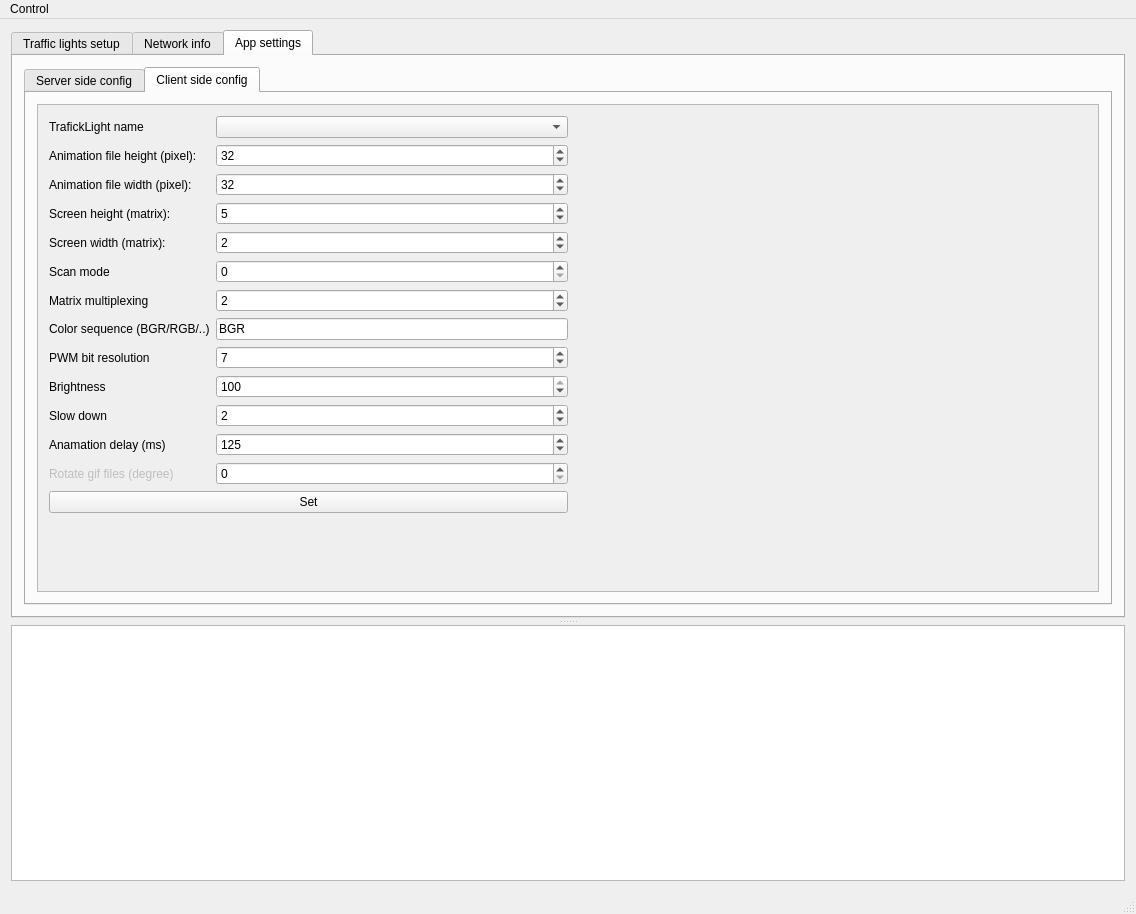
<?xml version="1.0" encoding="UTF-8"?>
<ui version="4.0">
 <class>MainWindow</class>
 <widget class="QMainWindow" name="MainWindow">
  <property name="geometry">
   <rect>
    <x>0</x>
    <y>0</y>
    <width>1136</width>
    <height>914</height>
   </rect>
  </property>
  <property name="windowTitle">
   <string>MainWindow</string>
  </property>
  <property name="iconSize">
   <size>
    <width>30</width>
    <height>30</height>
   </size>
  </property>
  <widget class="QWidget" name="centralWidget">
   <layout class="QGridLayout" name="gridLayout">
    <item row="0" column="1">
     <widget class="QSplitter" name="splitter">
      <property name="orientation">
       <enum>Qt::Vertical</enum>
      </property>
      <property name="handleWidth">
       <number>7</number>
      </property>
      <widget class="QTabWidget" name="tabWidget">
       <property name="currentIndex">
        <number>2</number>
       </property>
       <property name="iconSize">
        <size>
         <width>20</width>
         <height>20</height>
        </size>
       </property>
       <property name="elideMode">
        <enum>Qt::ElideNone</enum>
       </property>
       <widget class="QWidget" name="tabTraficLights">
        <attribute name="title">
         <string>Traffic lights setup</string>
        </attribute>
        <layout class="QGridLayout" name="gridLayout_4">
         <item row="0" column="0">
          <widget class="QSplitter" name="splitter_2">
           <property name="orientation">
            <enum>Qt::Horizontal</enum>
           </property>
           <widget class="QWidget" name="verticalLayoutWidget">
            <layout class="QVBoxLayout" name="verticalLayout">
             <property name="sizeConstraint">
              <enum>QLayout::SetMinimumSize</enum>
             </property>
             <item>
              <layout class="QHBoxLayout" name="hLayout">
               <item>
                <spacer name="verticalSpacer_2">
                 <property name="orientation">
                  <enum>Qt::Vertical</enum>
                 </property>
                 <property name="sizeHint" stdset="0">
                  <size>
                   <width>20</width>
                   <height>40</height>
                  </size>
                 </property>
                </spacer>
               </item>
               <item>
                <layout class="QGridLayout" name="gridLayout_7"/>
               </item>
              </layout>
             </item>
             <item>
              <layout class="QHBoxLayout" name="horizontalLayout_4">
               <property name="spacing">
                <number>3</number>
               </property>
               <property name="sizeConstraint">
                <enum>QLayout::SetMinimumSize</enum>
               </property>
               <item>
                <widget class="QLineEdit" name="leNewTimeEvent">
                 <property name="sizePolicy">
                  <sizepolicy hsizetype="Minimum" vsizetype="Minimum">
                   <horstretch>0</horstretch>
                   <verstretch>0</verstretch>
                  </sizepolicy>
                 </property>
                 <property name="maximumSize">
                  <size>
                   <width>80</width>
                   <height>16777215</height>
                  </size>
                 </property>
                 <property name="inputMask">
                  <string>99:99:99</string>
                 </property>
                 <property name="text">
                  <string>00:00:00</string>
                 </property>
                 <property name="maxLength">
                  <number>8</number>
                 </property>
                 <property name="frame">
                  <bool>false</bool>
                 </property>
                 <property name="cursorPosition">
                  <number>8</number>
                 </property>
                 <property name="placeholderText">
                  <string>hh:mm:ss</string>
                 </property>
                </widget>
               </item>
               <item>
                <widget class="QPushButton" name="pbAddEvent">
                 <property name="sizePolicy">
                  <sizepolicy hsizetype="Preferred" vsizetype="Fixed">
                   <horstretch>0</horstretch>
                   <verstretch>0</verstretch>
                  </sizepolicy>
                 </property>
                 <property name="text">
                  <string>addEvent</string>
                 </property>
                </widget>
               </item>
               <item>
                <widget class="QPushButton" name="pushButton_2">
                 <property name="sizePolicy">
                  <sizepolicy hsizetype="Preferred" vsizetype="Fixed">
                   <horstretch>0</horstretch>
                   <verstretch>0</verstretch>
                  </sizepolicy>
                 </property>
                 <property name="text">
                  <string>clear</string>
                 </property>
                </widget>
               </item>
              </layout>
             </item>
            </layout>
           </widget>
           <widget class="QTableWidget" name="tableWidgetScenario"/>
          </widget>
         </item>
        </layout>
       </widget>
       <widget class="QWidget" name="tabNetInfo">
        <attribute name="title">
         <string>Network info</string>
        </attribute>
        <layout class="QGridLayout" name="gridLayout_2">
         <item row="0" column="0">
          <widget class="QTableWidget" name="tableWidgetNetworkDevices">
           <property name="enabled">
            <bool>true</bool>
           </property>
          </widget>
         </item>
        </layout>
       </widget>
       <widget class="QWidget" name="tabAppConfig">
        <attribute name="title">
         <string>App settings</string>
        </attribute>
        <layout class="QGridLayout" name="gridLayout_6">
         <item row="0" column="0">
          <widget class="QTabWidget" name="tabWidget_2">
           <property name="enabled">
            <bool>true</bool>
           </property>
           <property name="currentIndex">
            <number>1</number>
           </property>
           <widget class="QWidget" name="tab">
            <attribute name="title">
             <string>Server side config</string>
            </attribute>
            <layout class="QHBoxLayout" name="horizontalLayout">
             <item>
              <widget class="QGroupBox" name="groupBox">
               <property name="title">
                <string>Server Setup</string>
               </property>
               <layout class="QFormLayout" name="formLayout_2">
                <item row="0" column="0">
                 <widget class="QLabel" name="label_6">
                  <property name="text">
                   <string>Port</string>
                  </property>
                 </widget>
                </item>
                <item row="0" column="1">
                 <widget class="QLineEdit" name="lineEditTCPport">
                  <property name="sizePolicy">
                   <sizepolicy hsizetype="Minimum" vsizetype="Fixed">
                    <horstretch>0</horstretch>
                    <verstretch>0</verstretch>
                   </sizepolicy>
                  </property>
                 </widget>
                </item>
                <item row="1" column="0">
                 <widget class="QLabel" name="label_7">
                  <property name="text">
                   <string>Address</string>
                  </property>
                 </widget>
                </item>
                <item row="1" column="1">
                 <widget class="QComboBox" name="comboBoxTCPHostIp">
                  <property name="sizePolicy">
                   <sizepolicy hsizetype="Expanding" vsizetype="Fixed">
                    <horstretch>0</horstretch>
                    <verstretch>0</verstretch>
                   </sizepolicy>
                  </property>
                 </widget>
                </item>
                <item row="3" column="0">
                 <widget class="QLabel" name="label_8">
                  <property name="text">
                   <string>Keep-alive requests(msec)</string>
                  </property>
                 </widget>
                </item>
                <item row="3" column="1">
                 <widget class="QSpinBox" name="freqKeepAliveReq">
                  <property name="minimum">
                   <number>1</number>
                  </property>
                  <property name="maximum">
                   <number>10000</number>
                  </property>
                 </widget>
                </item>
                <item row="4" column="0">
                 <widget class="QLabel" name="label_2">
                  <property name="text">
                   <string>Number of lost keep-alive 
msg from client to disconect it</string>
                  </property>
                 </widget>
                </item>
                <item row="4" column="1">
                 <widget class="QSpinBox" name="numKeepAliveReq">
                  <property name="minimum">
                   <number>1</number>
                  </property>
                 </widget>
                </item>
                <item row="2" column="0" colspan="2">
                 <widget class="QCheckBox" name="checkBox">
                  <property name="text">
                   <string>Enable Keep-alive request</string>
                  </property>
                 </widget>
                </item>
               </layout>
              </widget>
             </item>
             <item>
              <widget class="QGroupBox" name="groupBox_2">
               <property name="title">
                <string>Other Setup</string>
               </property>
               <layout class="QGridLayout" name="gridLayout_3">
                <item row="0" column="2" colspan="3">
                 <widget class="QCheckBox" name="uiAnimation">
                  <property name="text">
                   <string>Draw UI animation</string>
                  </property>
                 </widget>
                </item>
                <item row="6" column="3">
                 <spacer name="verticalSpacer">
                  <property name="orientation">
                   <enum>Qt::Vertical</enum>
                  </property>
                  <property name="sizeHint" stdset="0">
                   <size>
                    <width>20</width>
                    <height>40</height>
                   </size>
                  </property>
                 </spacer>
                </item>
                <item row="1" column="2">
                 <widget class="QLabel" name="label_5">
                  <property name="enabled">
                   <bool>true</bool>
                  </property>
                  <property name="sizePolicy">
                   <sizepolicy hsizetype="Preferred" vsizetype="Preferred">
                    <horstretch>0</horstretch>
                    <verstretch>0</verstretch>
                   </sizepolicy>
                  </property>
                  <property name="text">
                   <string>Media folder path on server</string>
                  </property>
                 </widget>
                </item>
                <item row="3" column="2">
                 <widget class="QLabel" name="label">
                  <property name="text">
                   <string>Client working  folder on remote</string>
                  </property>
                 </widget>
                </item>
                <item row="1" column="3">
                 <widget class="QLineEdit" name="leDefaultMediaFolderPath">
                  <property name="inputMask">
                   <string/>
                  </property>
                  <property name="placeholderText">
                   <string>please select or enter media folder path</string>
                  </property>
                 </widget>
                </item>
                <item row="1" column="5">
                 <widget class="QPushButton" name="pushButton_3">
                  <property name="text">
                   <string>copy to clients</string>
                  </property>
                 </widget>
                </item>
                <item row="3" column="3" colspan="3">
                 <widget class="QLineEdit" name="lineEdit_2">
                  <property name="placeholderText">
                   <string>please set  folder path</string>
                  </property>
                 </widget>
                </item>
                <item row="1" column="4">
                 <widget class="QPushButton" name="pushButton">
                  <property name="text">
                   <string>Open</string>
                  </property>
                 </widget>
                </item>
                <item row="5" column="3" colspan="2">
                 <widget class="QLineEdit" name="lePythonPath">
                  <property name="placeholderText">
                   <string>please set python folder path</string>
                  </property>
                 </widget>
                </item>
                <item row="5" column="5">
                 <widget class="QPushButton" name="pushButton_4">
                  <property name="text">
                   <string>Open</string>
                  </property>
                 </widget>
                </item>
                <item row="5" column="2">
                 <widget class="QLabel" name="label_19">
                  <property name="text">
                   <string>Python dir</string>
                  </property>
                 </widget>
                </item>
                <item row="2" column="2">
                 <widget class="QLabel" name="label_20">
                  <property name="text">
                   <string>Client file path on server</string>
                  </property>
                 </widget>
                </item>
                <item row="2" column="3">
                 <widget class="QLineEdit" name="lineEdit_3">
                  <property name="placeholderText">
                   <string>please set file folder path</string>
                  </property>
                 </widget>
                </item>
                <item row="2" column="4">
                 <widget class="QPushButton" name="pushButton_5">
                  <property name="text">
                   <string>Open</string>
                  </property>
                 </widget>
                </item>
                <item row="2" column="5">
                 <widget class="QPushButton" name="pushButton_6">
                  <property name="text">
                   <string>copy to client</string>
                  </property>
                 </widget>
                </item>
               </layout>
              </widget>
             </item>
            </layout>
           </widget>
           <widget class="QWidget" name="tab_2">
            <property name="enabled">
             <bool>true</bool>
            </property>
            <attribute name="title">
             <string>Client side config</string>
            </attribute>
            <layout class="QGridLayout" name="gridLayout_5">
             <item row="0" column="0">
              <widget class="QScrollArea" name="scrollArea">
               <property name="widgetResizable">
                <bool>true</bool>
               </property>
               <widget class="QWidget" name="scrollAreaWidgetContents">
                <property name="geometry">
                 <rect>
                  <x>0</x>
                  <y>0</y>
                  <width>1072</width>
                  <height>432</height>
                 </rect>
                </property>
                <property name="sizePolicy">
                 <sizepolicy hsizetype="Minimum" vsizetype="Preferred">
                  <horstretch>0</horstretch>
                  <verstretch>0</verstretch>
                 </sizepolicy>
                </property>
                <layout class="QGridLayout" name="gridLayout_8">
                 <item row="0" column="0">
                  <layout class="QFormLayout" name="formLayout">
                   <item row="1" column="0">
                    <widget class="QLabel" name="label_3">
                     <property name="text">
                      <string>Animation file height (pixel):</string>
                     </property>
                    </widget>
                   </item>
                   <item row="1" column="1">
                    <widget class="QSpinBox" name="spinBox">
                     <property name="value">
                      <number>32</number>
                     </property>
                    </widget>
                   </item>
                   <item row="2" column="0">
                    <widget class="QLabel" name="label_4">
                     <property name="text">
                      <string>Animation file width (pixel):</string>
                     </property>
                    </widget>
                   </item>
                   <item row="2" column="1">
                    <widget class="QSpinBox" name="spinBox_2">
                     <property name="value">
                      <number>32</number>
                     </property>
                    </widget>
                   </item>
                   <item row="3" column="0">
                    <widget class="QLabel" name="label_9">
                     <property name="text">
                      <string>Screen height (matrix):</string>
                     </property>
                    </widget>
                   </item>
                   <item row="3" column="1">
                    <widget class="QSpinBox" name="spinBox_3">
                     <property name="value">
                      <number>5</number>
                     </property>
                    </widget>
                   </item>
                   <item row="4" column="0">
                    <widget class="QLabel" name="label_10">
                     <property name="text">
                      <string>Screen width (matrix):</string>
                     </property>
                    </widget>
                   </item>
                   <item row="4" column="1">
                    <widget class="QSpinBox" name="spinBox_4">
                     <property name="value">
                      <number>2</number>
                     </property>
                    </widget>
                   </item>
                   <item row="5" column="0">
                    <widget class="QLabel" name="label_11">
                     <property name="text">
                      <string>Scan mode</string>
                     </property>
                    </widget>
                   </item>
                   <item row="5" column="1">
                    <widget class="QSpinBox" name="spinBox_5"/>
                   </item>
                   <item row="6" column="0">
                    <widget class="QLabel" name="label_12">
                     <property name="text">
                      <string>Matrix multiplexing</string>
                     </property>
                    </widget>
                   </item>
                   <item row="6" column="1">
                    <widget class="QSpinBox" name="spinBox_6">
                     <property name="value">
                      <number>2</number>
                     </property>
                    </widget>
                   </item>
                   <item row="7" column="0">
                    <widget class="QLabel" name="label_14">
                     <property name="text">
                      <string>Color sequence (BGR/RGB/..)</string>
                     </property>
                    </widget>
                   </item>
                   <item row="7" column="1">
                    <widget class="QLineEdit" name="lineEdit">
                     <property name="text">
                      <string>BGR</string>
                     </property>
                    </widget>
                   </item>
                   <item row="8" column="0">
                    <widget class="QLabel" name="label_15">
                     <property name="text">
                      <string>PWM bit resolution</string>
                     </property>
                    </widget>
                   </item>
                   <item row="8" column="1">
                    <widget class="QSpinBox" name="spinBox_8">
                     <property name="value">
                      <number>7</number>
                     </property>
                    </widget>
                   </item>
                   <item row="9" column="0">
                    <widget class="QLabel" name="label_16">
                     <property name="text">
                      <string>Brightness</string>
                     </property>
                    </widget>
                   </item>
                   <item row="9" column="1">
                    <widget class="QSpinBox" name="spinBox_9">
                     <property name="maximum">
                      <number>100</number>
                     </property>
                     <property name="value">
                      <number>100</number>
                     </property>
                    </widget>
                   </item>
                   <item row="11" column="0">
                    <widget class="QLabel" name="label_17">
                     <property name="text">
                      <string>Anamation delay (ms)</string>
                     </property>
                    </widget>
                   </item>
                   <item row="11" column="1">
                    <widget class="QSpinBox" name="spinBox_10">
                     <property name="maximum">
                      <number>999999</number>
                     </property>
                     <property name="value">
                      <number>125</number>
                     </property>
                    </widget>
                   </item>
                   <item row="12" column="0">
                    <widget class="QLabel" name="label_18">
                     <property name="enabled">
                      <bool>false</bool>
                     </property>
                     <property name="text">
                      <string>Rotate gif files (degree)</string>
                     </property>
                    </widget>
                   </item>
                   <item row="12" column="1">
                    <widget class="QSpinBox" name="spinBox_11"/>
                   </item>
                   <item row="0" column="0">
                    <widget class="QLabel" name="label_13">
                     <property name="text">
                      <string>TrafickLight name</string>
                     </property>
                    </widget>
                   </item>
                   <item row="0" column="1">
                    <widget class="QComboBox" name="comboBox">
                     <property name="sizePolicy">
                      <sizepolicy hsizetype="Minimum" vsizetype="Fixed">
                       <horstretch>0</horstretch>
                       <verstretch>0</verstretch>
                      </sizepolicy>
                     </property>
                    </widget>
                   </item>
                   <item row="13" column="0" colspan="2">
                    <widget class="QPushButton" name="pushButton_7">
                     <property name="text">
                      <string>Set</string>
                     </property>
                    </widget>
                   </item>
                   <item row="10" column="0">
                    <widget class="QLabel" name="label_21">
                     <property name="text">
                      <string>Slow down</string>
                     </property>
                    </widget>
                   </item>
                   <item row="10" column="1">
                    <widget class="QSpinBox" name="spinBox_7">
                     <property name="value">
                      <number>2</number>
                     </property>
                    </widget>
                   </item>
                  </layout>
                 </item>
                 <item row="0" column="1">
                  <spacer name="horizontalSpacer">
                   <property name="orientation">
                    <enum>Qt::Horizontal</enum>
                   </property>
                   <property name="sizeHint" stdset="0">
                    <size>
                     <width>40</width>
                     <height>20</height>
                    </size>
                   </property>
                  </spacer>
                 </item>
                </layout>
               </widget>
              </widget>
             </item>
            </layout>
           </widget>
          </widget>
         </item>
        </layout>
       </widget>
      </widget>
      <widget class="QPlainTextEdit" name="console"/>
     </widget>
    </item>
   </layout>
  </widget>
  <widget class="QMenuBar" name="menuBar">
   <property name="enabled">
    <bool>true</bool>
   </property>
   <property name="geometry">
    <rect>
     <x>0</x>
     <y>0</y>
     <width>1136</width>
     <height>20</height>
    </rect>
   </property>
   <widget class="QMenu" name="menuControl">
    <property name="title">
     <string>Control</string>
    </property>
    <addaction name="actionSave_and_quit"/>
    <addaction name="actionSave"/>
   </widget>
   <addaction name="menuControl"/>
  </widget>
  <widget class="QStatusBar" name="statusBar"/>
  <action name="actionSave_and_quit">
   <property name="text">
    <string>Save and quit</string>
   </property>
  </action>
  <action name="actionSave">
   <property name="text">
    <string>Save</string>
   </property>
  </action>
 </widget>
 <layoutdefault spacing="6" margin="11"/>
 <resources/>
 <connections/>
</ui>
